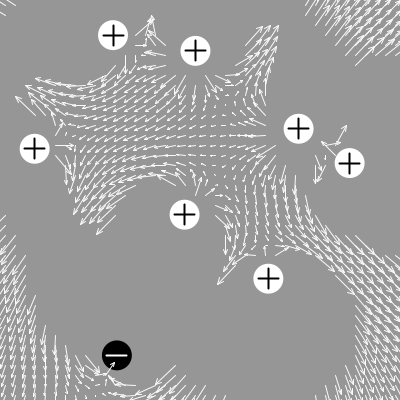
Frame 1 (no input)
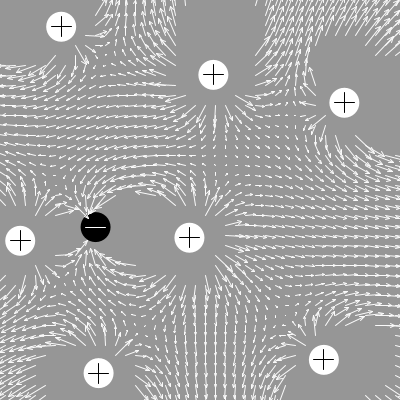
Frame 60 (the mouse pressed at the canvas centre just before this capture)
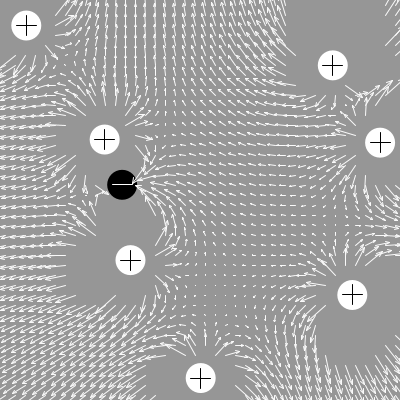
Frame 120 (the mouse held since frame 60 and released just before this capture)

The Processing sketch that drew these frames (run headless with seeded random() and noise(); from frame 60 on, the mouse is pressed at the canvas centre):

// Processing sketch: Charges
// ── Charges.pde
Point[] points = new Point[8];

void setup() {
  size(400, 400);  
  for (int i = 0; i < points.length; i++) {
    points[i] = new Point();
  }
  strokeWeight(2);
  surface.setResizable(true);
  frameRate(30);
}

void draw() {
  background(150);
  for (int i = 0; i < points.length; i++) {
    points[i].update();
    points[i].walls();
    //for (int j = i+1; j < points.length; j++) {
    //  if (points[i].pos.dist(points[j].pos) < points[i].radius/2 + points[j].radius/2) {
    //    points[i].collision(points[j]);
    //  }
    //}
  }

  fieldLines();
}

void fieldLines() {
  float s = int(width*height/50000);
  s=10;
  for (float y = s/2; y < height; y += s) {
    for (float x = s/2; x < width; x += s) {
      PVector m = new PVector(0, 0);
      for (Point p : points) {
        if (x == s/2 && y == s/2)
          p.show();
        float g = (400) / dist(x, y, p.pos.x, p.pos.y);
        float angle = atan2(p.pos.y - y, p.pos.x - x);
        if (p.positive) {
          m.x -= 2*cos(angle) * g;
          m.y -= 2*sin(angle) * g;
        } else {
          m.x += 2*cos(angle) * g;
          m.y += 2*sin(angle) * g;
        }
      }
      stroke(250);
      float fAngle = atan2(m.y, m.x);
      float size = sqrt(sq(m.x)+sq(m.y));
      float lx = size/4*cos(fAngle+7*PI/8) + x + m.x;
      float ly = size/4*sin(fAngle+7*PI/8) + y + m.y;
      float rx = size/4*cos(fAngle-7*PI/8) + x + m.x;
      float ry = size/4*sin(fAngle-7*PI/8) + y + m.y;
      float max = s*2;
      strokeWeight(1);
      if (m.x > -max && m.x < max && m.y > -max && m.y < max) {
        line(x, y, x + m.x, y + m.y);
        line(lx, ly, x + m.x, y + m.y);
        line(rx, ry, x + m.x, y + m.y);
      }
    }
  }
}

class Point {
  PVector pos, mom;
  float radius, mass;
  boolean positive;
  int ID;

  Point() {
    positive = true;
    if (int(random(0, 2)) == 1) {
      positive = false;
    }
    radius = 30;
    pos = new PVector(random(radius, width - radius), random(radius, height-radius));
    mom = new PVector(random(-3, 3), random(-3, 3));
    mass = 1;
  }

  void update() {
    float GC = 2000;
    float g;
    for (Point p : points) {
      if (p != this) {
        g = GC/sq(pos.dist(p.pos));
        if (pos.dist(p.pos) > radius) {
          float angle = atan2(p.pos.y - pos.y, p.pos.x - pos.x);
          mom.x += 1*cos(angle) * g;
          mom.y += 1*sin(angle) * g;
          if (positive == p.positive) {
            mom.x -= 1*2f*cos(angle) * g;
            mom.y -= 1*2f*sin(angle) * g;
          }
        }
      }
    }
  }

  void show() {
    pos.x += mom.x;
    pos.y += mom.y;
    noStroke();
    fill(0);
    if (positive) {
      fill(255);
    }
    ellipse(pos.x, pos.y, radius, radius);
    if (positive) {
      stroke(0);
      line(pos.x, pos.y + radius/3, pos.x, pos.y - radius/3);
      line(pos.x+radius/3, pos.y, pos.x-radius/3, pos.y);
    } else { 
      stroke(255); 
      line(pos.x-radius/3, pos.y, pos.x+radius/3, pos.y);
    }
  }

  void walls() {
    float buffer = .75;
    float r = radius/2;
    if (pos.x < r) {
      mom.x =- mom.x * buffer;
      mom.y *= buffer;
      pos.x = r + (r - pos.x);
    }
    if (pos.x > width-r) {
      mom.x =- mom.x * buffer;
      mom.y *= buffer;
      pos.x = width-r + (width-r - pos.x);
    }
    if (pos.y < r) {
      mom.y =- mom.y * buffer;
      mom.x *= buffer;
      pos.y = r + (r - pos.y);
    }
    if (pos.y > height-r) {
      mom.y =- mom.y * buffer;
      mom.x *= buffer;
      pos.y = height-r + (height-r - pos.y);
    }
  }

  void collision(Point p) {
    float v1 = mom.mag();
    float v2 = p.mom.mag();
    float m1 = mass;
    float m2 = p.mass;
    float t1 = atan2(-mom.y, mom.x);
    float t2 = atan2(-p.mom.y, p.mom.x);
    float phi = atan2(pos.y - p.pos.y, p.pos.x - pos.x); //!!
    float v1x = (v1*cos(t1-phi)*(m1-m2)+2*m2*v2*cos(t2-phi)/(m1+m2))*cos(phi) + v1*sin(t1-phi)*sin(phi);
    float v1y = (v1*cos(t1-phi)*(m1-m2)+2*m2*v2*cos(t2-phi)/(m1+m2))*sin(phi) + v1*sin(t1-phi)*cos(phi);
    float v2x = (v2*cos(t2-phi)*(m2-m1)+2*m1*v1*cos(t1-phi)/(m2+m1))*cos(phi) + v2*sin(t2-phi)*sin(phi);
    float v2y = (v2*cos(t2-phi)*(m2-m1)+2*m1*v1*cos(t1-phi)/(m2+m1))*sin(phi) + v2*sin(t2-phi)*cos(phi);

    mom = new PVector(v1x, v1y);
    p.mom = new PVector(v2x, v2y);

    pos.add(mom.normalize().mult(abs(radius/2+p.radius/2-abs(p.pos.dist(pos)))));
  }
}
